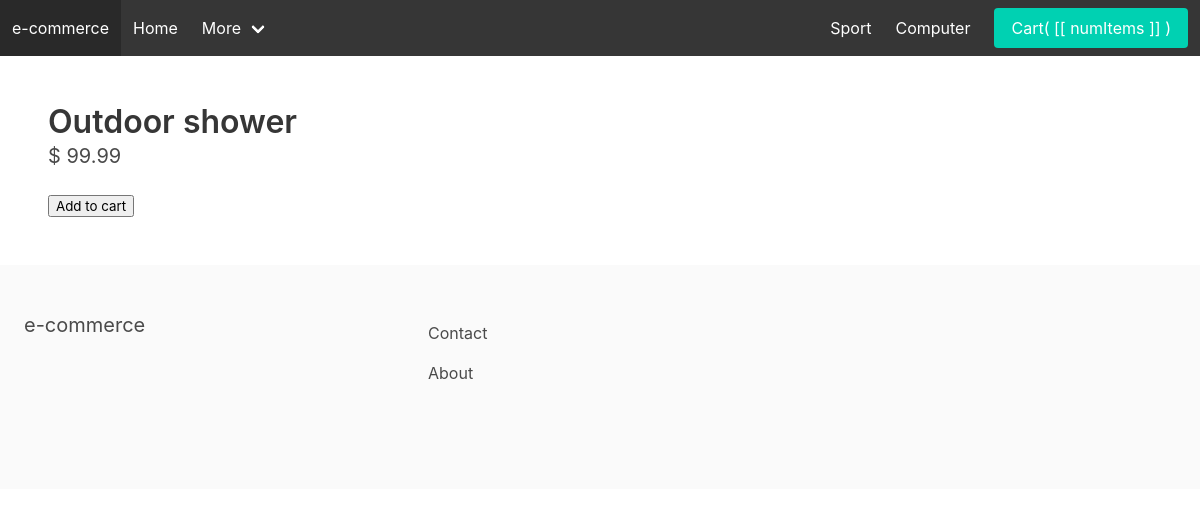
/sport/outdoor-shower/, run on the app's committed database.
### apps/store/models.py (models this page shows, shortened)
class Category(models.Model):
    title = models.CharField(max_length=255)
    slug = models.SlugField(max_length=255)
    ordering = models.IntegerField(default=0)
    class Meta:
        verbose_name = 'Category'
        verbose_name_plural = 'Categories'
        ordering=['ordering',]

class Product(models.Model):
    category = models.ForeignKey(Category, related_name='products' , on_delete=models.CASCADE)
    title = models.CharField(max_length=255)
    slug = models.SlugField(max_length=255)
    description = models.TextField(blank=True, null=True)
    price = models.FloatField()
    is_featured = models.BooleanField(default=False)
    image = models.ImageField(upload_to = 'images/',blank=True, null=True)
    thumbnail = models.ImageField(upload_to = 'images/',blank=True, null=True)
    date_added= models.DateField(auto_now_add=True)
    class Meta:
        verbose_name = 'Product'
        verbose_name_plural = 'Products'
        ordering = ['-date_added']

### apps/store/views.py (the view)
# urls.py: path('<slug:category_slug>/<slug:slug>/',product_detail, name='product_detail'),
def product_detail(request,category_slug,slug):
  product = get_object_or_404(Product, slug=slug)
  context = {
    'product': product
  }
  return render(request, 'product_detail.html', context)

### apps/store/context_processors.py (called while the page is built)
def menu_categories(request):
  categories = Category.objects.all()
  return {'menu_cateories': categories}

### apps/store/templates/product_detail.html (shortened to what this page needs)
{% extends 'base.html' %}
{% block content %}
  <div id="productapp">
    <h1 class="title">{{ product.title }}</h1>
    <h2 class="subtitle"> $ {{ product.price }}</h2>
    <button @click="addToCart({{  product.id }})">Add to cart</button>
  </div>
{% endblock  %}

### apps/core/templates/base.html (shortened to what this page needs)
<!DOCTYPE html>
<html>
  <head>
    <link rel="stylesheet" href="https://cdn.jsdelivr.net/npm/bulma@0.9.4/css/bulma.min.css">
  </head>
  <body>
    <nav class="navbar is-dark" role="navigation" aria-label="main navigation">
      <div class="navbar-brand">
        <a class="navbar-item" href="{% url 'frontpage' %}">
         e-commerce
        </a>
      </div>
      <div id="main_navbar" class="navbar-menu">
        <div class="navbar-start">
          <a class="navbar-item">
            Home
          </a>
          <div class="navbar-item has-dropdown is-hoverable">
            <a class="navbar-link">
              More
            </a>
          </div>
        </div>
        <div class="navbar-end">
            {% for category in menu_cateories %}
             <a href="{% url 'category_detail' category.slug %}" class="navbar-item">{{ category.title }} </a>
            {% endfor %}
            <div class="navbar-item" id="navbarapp">
              <a href=" {% url 'cart' %}" class="button is-primary">Cart( [[ numItems ]] )</a>
            </div>
          </div>
        </div>
    </nav>
  <section class="section">
   {% block content %}{% endblock %}
  </section>
<footer class="footer">
  <div class="columns">
    <div class="column is-4">
      <h2 class="subtitle">e-commerce</h2>
    </div>
    <div class="column is-8">
      <a class="navbar-item" href="{% url 'contact' %}">
        Contact
      </a>
      <a class="navbar-item" href="{% url 'about' %}">
        About
      </a>
    </div>
  </div>
</footer>
  </body>
</html>

### data on the page
Category: title "Sport"
Category: title "Computer"
Product: title "Outdoor shower", price "99.99"
